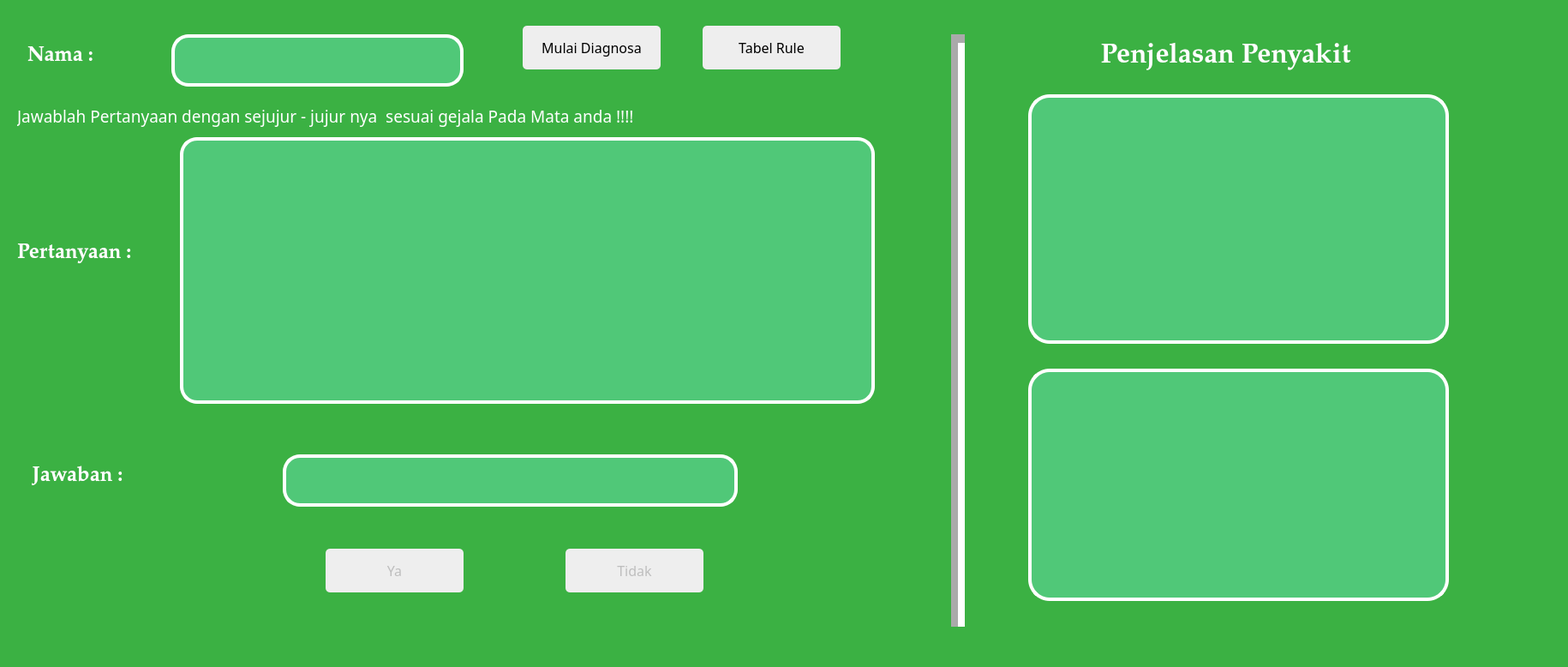
<?xml version="1.0" encoding="UTF-8"?>
<ui version="4.0">
 <class>MainWindow</class>
 <widget class="QMainWindow" name="MainWindow">
  <property name="geometry">
   <rect>
    <x>0</x>
    <y>0</y>
    <width>1830</width>
    <height>778</height>
   </rect>
  </property>
  <property name="windowTitle">
   <string>MainWindow</string>
  </property>
  <property name="styleSheet">
   <string notr="true">background : #3BB143;
</string>
  </property>
  <widget class="QWidget" name="centralwidget">
   <widget class="QLabel" name="label">
    <property name="geometry">
     <rect>
      <x>20</x>
      <y>50</y>
      <width>101</width>
      <height>31</height>
     </rect>
    </property>
    <property name="font">
     <font>
      <family>Palatino Linotype</family>
      <pointsize>18</pointsize>
      <weight>75</weight>
      <bold>true</bold>
     </font>
    </property>
    <property name="styleSheet">
     <string notr="true">color : #fff
</string>
    </property>
    <property name="text">
     <string>Nama :</string>
    </property>
    <property name="alignment">
     <set>Qt::AlignCenter</set>
    </property>
   </widget>
   <widget class="QLineEdit" name="Kode_edt">
    <property name="geometry">
     <rect>
      <x>200</x>
      <y>40</y>
      <width>341</width>
      <height>61</height>
     </rect>
    </property>
    <property name="font">
     <font>
      <family>Javanese Text</family>
      <pointsize>12</pointsize>
     </font>
    </property>
    <property name="styleSheet">
     <string notr="true">QLineEdit{
background : #50C878;
border : 4px solid rgb(255,255,255);
padding-left : 20px;
padding-right : 20px;
border-radius : 20px;
color : #000000;
}
QLineEdit:focus{
	border : 2px solid #fff;
}</string>
    </property>
    <property name="text">
     <string/>
    </property>
    <property name="readOnly">
     <bool>true</bool>
    </property>
    <property name="placeholderText">
     <string/>
    </property>
   </widget>
   <widget class="QPushButton" name="Diagnosa_btn">
    <property name="enabled">
     <bool>true</bool>
    </property>
    <property name="geometry">
     <rect>
      <x>610</x>
      <y>30</y>
      <width>161</width>
      <height>51</height>
     </rect>
    </property>
    <property name="font">
     <font>
      <family>Javanese Text</family>
      <pointsize>12</pointsize>
     </font>
    </property>
    <property name="styleSheet">
     <string notr="true">QPushButton{
background:#EEEEEE;
border-radius : 5px
}
QPushButton:pressed{
background:#393E46;
border-radius : 5px;
  transform: translateY(4px);
color : #EEEEEE;
}
  

</string>
    </property>
    <property name="text">
     <string>Mulai Diagnosa</string>
    </property>
    <property name="checkable">
     <bool>false</bool>
    </property>
    <property name="autoDefault">
     <bool>false</bool>
    </property>
    <property name="flat">
     <bool>false</bool>
    </property>
   </widget>
   <widget class="QPushButton" name="Rule_btn">
    <property name="enabled">
     <bool>true</bool>
    </property>
    <property name="geometry">
     <rect>
      <x>820</x>
      <y>30</y>
      <width>161</width>
      <height>51</height>
     </rect>
    </property>
    <property name="font">
     <font>
      <family>Javanese Text</family>
      <pointsize>12</pointsize>
     </font>
    </property>
    <property name="styleSheet">
     <string notr="true">QPushButton{
background:#EEEEEE;
border-radius : 5px
}
QPushButton:pressed{
background:#393E46;
border-radius : 5px;
  transform: translateY(4px);
color : #EEEEEE;
}
  

</string>
    </property>
    <property name="text">
     <string>Tabel Rule</string>
    </property>
    <property name="checkable">
     <bool>false</bool>
    </property>
    <property name="autoDefault">
     <bool>false</bool>
    </property>
    <property name="flat">
     <bool>false</bool>
    </property>
   </widget>
   <widget class="QLabel" name="label_2">
    <property name="geometry">
     <rect>
      <x>20</x>
      <y>120</y>
      <width>841</width>
      <height>31</height>
     </rect>
    </property>
    <property name="font">
     <font>
      <family>Javanese Text</family>
      <pointsize>14</pointsize>
      <weight>50</weight>
      <bold>false</bold>
     </font>
    </property>
    <property name="styleSheet">
     <string notr="true">color : #fff
</string>
    </property>
    <property name="text">
     <string>Jawablah Pertanyaan dengan sejujur - jujur nya  sesuai gejala Pada Mata anda !!!!</string>
    </property>
    <property name="alignment">
     <set>Qt::AlignLeading|Qt::AlignLeft|Qt::AlignVCenter</set>
    </property>
   </widget>
   <widget class="QLabel" name="label_4">
    <property name="geometry">
     <rect>
      <x>20</x>
      <y>280</y>
      <width>161</width>
      <height>31</height>
     </rect>
    </property>
    <property name="font">
     <font>
      <family>Palatino Linotype</family>
      <pointsize>18</pointsize>
      <weight>75</weight>
      <bold>true</bold>
     </font>
    </property>
    <property name="styleSheet">
     <string notr="true">color : #fff
</string>
    </property>
    <property name="text">
     <string>Pertanyaan :</string>
    </property>
    <property name="alignment">
     <set>Qt::AlignLeading|Qt::AlignLeft|Qt::AlignVCenter</set>
    </property>
   </widget>
   <widget class="QLabel" name="label_5">
    <property name="geometry">
     <rect>
      <x>20</x>
      <y>540</y>
      <width>141</width>
      <height>31</height>
     </rect>
    </property>
    <property name="font">
     <font>
      <family>Palatino Linotype</family>
      <pointsize>18</pointsize>
      <weight>75</weight>
      <bold>true</bold>
     </font>
    </property>
    <property name="styleSheet">
     <string notr="true">color : #fff
</string>
    </property>
    <property name="text">
     <string>Jawaban :</string>
    </property>
    <property name="alignment">
     <set>Qt::AlignCenter</set>
    </property>
   </widget>
   <widget class="QLineEdit" name="Kode_edt_3">
    <property name="geometry">
     <rect>
      <x>330</x>
      <y>530</y>
      <width>531</width>
      <height>61</height>
     </rect>
    </property>
    <property name="font">
     <font>
      <family>Javanese Text</family>
      <pointsize>12</pointsize>
     </font>
    </property>
    <property name="styleSheet">
     <string notr="true">QLineEdit{
background : #50C878;
border : 4px solid rgb(255,255,255);
padding-left : 20px;
padding-right : 20px;
border-radius : 20px;
color : #000000;
}
QLineEdit:focus{
	border : 2px solid #00ADB5;
}</string>
    </property>
    <property name="text">
     <string/>
    </property>
    <property name="readOnly">
     <bool>true</bool>
    </property>
    <property name="placeholderText">
     <string/>
    </property>
   </widget>
   <widget class="QPushButton" name="Ya_btn">
    <property name="enabled">
     <bool>false</bool>
    </property>
    <property name="geometry">
     <rect>
      <x>380</x>
      <y>640</y>
      <width>161</width>
      <height>51</height>
     </rect>
    </property>
    <property name="font">
     <font>
      <family>Javanese Text</family>
      <pointsize>12</pointsize>
     </font>
    </property>
    <property name="styleSheet">
     <string notr="true">QPushButton{
background:#EEEEEE;
border-radius : 5px
}
QPushButton:pressed{
background:#393E46;
border-radius : 5px;
  transform: translateY(4px);
color : #EEEEEE;
}
  

</string>
    </property>
    <property name="text">
     <string>Ya</string>
    </property>
    <property name="checkable">
     <bool>false</bool>
    </property>
    <property name="autoDefault">
     <bool>false</bool>
    </property>
    <property name="flat">
     <bool>false</bool>
    </property>
   </widget>
   <widget class="QPushButton" name="Tidak_btn">
    <property name="enabled">
     <bool>false</bool>
    </property>
    <property name="geometry">
     <rect>
      <x>660</x>
      <y>640</y>
      <width>161</width>
      <height>51</height>
     </rect>
    </property>
    <property name="font">
     <font>
      <family>Javanese Text</family>
      <pointsize>12</pointsize>
     </font>
    </property>
    <property name="styleSheet">
     <string notr="true">QPushButton{
background:#EEEEEE;
border-radius : 5px
}
QPushButton:pressed{
background:#393E46;
border-radius : 5px;
  transform: translateY(4px);
color : #EEEEEE;
}
  

</string>
    </property>
    <property name="text">
     <string>Tidak</string>
    </property>
    <property name="checkable">
     <bool>false</bool>
    </property>
    <property name="autoDefault">
     <bool>false</bool>
    </property>
    <property name="flat">
     <bool>false</bool>
    </property>
   </widget>
   <widget class="QListWidget" name="listWidget">
    <property name="geometry">
     <rect>
      <x>210</x>
      <y>160</y>
      <width>811</width>
      <height>311</height>
     </rect>
    </property>
    <property name="font">
     <font>
      <family>Javanese Text</family>
      <pointsize>16</pointsize>
     </font>
    </property>
    <property name="styleSheet">
     <string notr="true">background : #50C878;
border : 4px solid rgb(255,255,255);
padding-left : 20px;
padding-right : 20px;
border-radius : 20px;
color : #000000;</string>
    </property>
   </widget>
   <widget class="QLabel" name="label_6">
    <property name="geometry">
     <rect>
      <x>1190</x>
      <y>40</y>
      <width>481</width>
      <height>51</height>
     </rect>
    </property>
    <property name="font">
     <font>
      <family>Palatino Linotype</family>
      <pointsize>24</pointsize>
      <weight>75</weight>
      <bold>true</bold>
     </font>
    </property>
    <property name="styleSheet">
     <string notr="true">color : #fff
</string>
    </property>
    <property name="text">
     <string>Penjelasan Penyakit</string>
    </property>
    <property name="alignment">
     <set>Qt::AlignCenter</set>
    </property>
   </widget>
   <widget class="Line" name="line">
    <property name="geometry">
     <rect>
      <x>1110</x>
      <y>40</y>
      <width>16</width>
      <height>691</height>
     </rect>
    </property>
    <property name="styleSheet">
     <string notr="true">background : rgb(255, 255, 255)</string>
    </property>
    <property name="lineWidth">
     <number>10</number>
    </property>
    <property name="orientation">
     <enum>Qt::Vertical</enum>
    </property>
   </widget>
   <widget class="QLabel" name="label_7">
    <property name="geometry">
     <rect>
      <x>1200</x>
      <y>430</y>
      <width>491</width>
      <height>271</height>
     </rect>
    </property>
    <property name="font">
     <font>
      <family>Javanese Text</family>
      <pointsize>12</pointsize>
     </font>
    </property>
    <property name="styleSheet">
     <string notr="true">border : 4px solid#fff;
  border-radius: 25px;
background : #50C878;
color : #000000;
</string>
    </property>
    <property name="text">
     <string/>
    </property>
    <property name="scaledContents">
     <bool>true</bool>
    </property>
    <property name="alignment">
     <set>Qt::AlignLeading|Qt::AlignLeft|Qt::AlignTop</set>
    </property>
    <property name="wordWrap">
     <bool>false</bool>
    </property>
   </widget>
   <widget class="QLabel" name="label_8">
    <property name="geometry">
     <rect>
      <x>1200</x>
      <y>110</y>
      <width>491</width>
      <height>291</height>
     </rect>
    </property>
    <property name="styleSheet">
     <string notr="true">border : 4px solid#fff;
  border-radius: 25px;
background : #50C878;
color : #000000;
</string>
    </property>
    <property name="text">
     <string/>
    </property>
   </widget>
  </widget>
  <widget class="QMenuBar" name="menubar">
   <property name="geometry">
    <rect>
     <x>0</x>
     <y>0</y>
     <width>1830</width>
     <height>26</height>
    </rect>
   </property>
  </widget>
  <widget class="QStatusBar" name="statusbar"/>
 </widget>
 <resources/>
 <connections/>
</ui>
